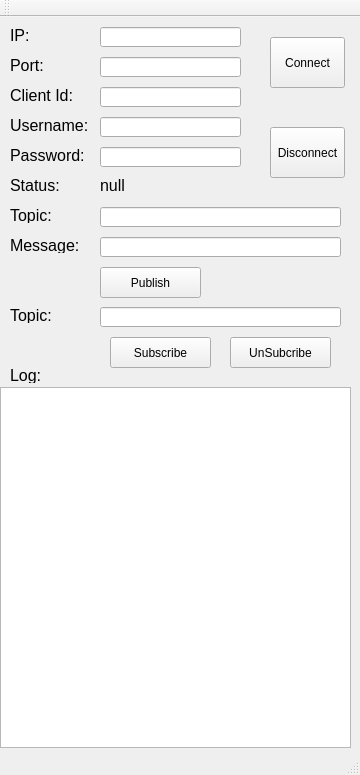
<?xml version="1.0" encoding="UTF-8"?>
<ui version="4.0">
 <class>MainWindow</class>
 <widget class="QMainWindow" name="MainWindow">
  <property name="geometry">
   <rect>
    <x>0</x>
    <y>0</y>
    <width>360</width>
    <height>775</height>
   </rect>
  </property>
  <property name="windowTitle">
   <string>MainWindow</string>
  </property>
  <widget class="QWidget" name="centralWidget">
   <widget class="QLabel" name="label">
    <property name="geometry">
     <rect>
      <x>10</x>
      <y>10</y>
      <width>91</width>
      <height>16</height>
     </rect>
    </property>
    <property name="font">
     <font>
      <pointsize>12</pointsize>
     </font>
    </property>
    <property name="text">
     <string>IP:</string>
    </property>
   </widget>
   <widget class="QLabel" name="label_2">
    <property name="geometry">
     <rect>
      <x>10</x>
      <y>40</y>
      <width>91</width>
      <height>16</height>
     </rect>
    </property>
    <property name="font">
     <font>
      <pointsize>12</pointsize>
     </font>
    </property>
    <property name="text">
     <string>Port:</string>
    </property>
   </widget>
   <widget class="QLabel" name="label_3">
    <property name="geometry">
     <rect>
      <x>10</x>
      <y>70</y>
      <width>91</width>
      <height>16</height>
     </rect>
    </property>
    <property name="font">
     <font>
      <pointsize>12</pointsize>
     </font>
    </property>
    <property name="text">
     <string>Client Id:</string>
    </property>
   </widget>
   <widget class="QLabel" name="label_4">
    <property name="geometry">
     <rect>
      <x>10</x>
      <y>100</y>
      <width>91</width>
      <height>16</height>
     </rect>
    </property>
    <property name="font">
     <font>
      <pointsize>12</pointsize>
     </font>
    </property>
    <property name="text">
     <string>Username:</string>
    </property>
   </widget>
   <widget class="QLabel" name="label_5">
    <property name="geometry">
     <rect>
      <x>10</x>
      <y>130</y>
      <width>91</width>
      <height>16</height>
     </rect>
    </property>
    <property name="font">
     <font>
      <pointsize>12</pointsize>
     </font>
    </property>
    <property name="text">
     <string>Password:</string>
    </property>
   </widget>
   <widget class="QLabel" name="label_6">
    <property name="geometry">
     <rect>
      <x>10</x>
      <y>160</y>
      <width>91</width>
      <height>16</height>
     </rect>
    </property>
    <property name="font">
     <font>
      <pointsize>12</pointsize>
     </font>
    </property>
    <property name="text">
     <string>Status:</string>
    </property>
   </widget>
   <widget class="QLineEdit" name="lineEdit_ip">
    <property name="geometry">
     <rect>
      <x>100</x>
      <y>10</y>
      <width>141</width>
      <height>20</height>
     </rect>
    </property>
   </widget>
   <widget class="QLineEdit" name="lineEdit_port">
    <property name="geometry">
     <rect>
      <x>100</x>
      <y>40</y>
      <width>141</width>
      <height>20</height>
     </rect>
    </property>
   </widget>
   <widget class="QLineEdit" name="lineEdit_clientid">
    <property name="geometry">
     <rect>
      <x>100</x>
      <y>70</y>
      <width>141</width>
      <height>20</height>
     </rect>
    </property>
   </widget>
   <widget class="QLineEdit" name="lineEdit_username">
    <property name="geometry">
     <rect>
      <x>100</x>
      <y>100</y>
      <width>141</width>
      <height>20</height>
     </rect>
    </property>
   </widget>
   <widget class="QLineEdit" name="lineEdit_password">
    <property name="geometry">
     <rect>
      <x>100</x>
      <y>130</y>
      <width>141</width>
      <height>20</height>
     </rect>
    </property>
   </widget>
   <widget class="QLabel" name="label_status">
    <property name="geometry">
     <rect>
      <x>100</x>
      <y>160</y>
      <width>91</width>
      <height>16</height>
     </rect>
    </property>
    <property name="font">
     <font>
      <pointsize>12</pointsize>
     </font>
    </property>
    <property name="text">
     <string>null</string>
    </property>
   </widget>
   <widget class="QPushButton" name="button_connect">
    <property name="geometry">
     <rect>
      <x>270</x>
      <y>20</y>
      <width>75</width>
      <height>51</height>
     </rect>
    </property>
    <property name="text">
     <string>Connect</string>
    </property>
   </widget>
   <widget class="QPushButton" name="button_disconnect">
    <property name="geometry">
     <rect>
      <x>270</x>
      <y>110</y>
      <width>75</width>
      <height>51</height>
     </rect>
    </property>
    <property name="text">
     <string>Disconnect</string>
    </property>
   </widget>
   <widget class="QLabel" name="label_7">
    <property name="geometry">
     <rect>
      <x>10</x>
      <y>190</y>
      <width>91</width>
      <height>16</height>
     </rect>
    </property>
    <property name="font">
     <font>
      <pointsize>12</pointsize>
     </font>
    </property>
    <property name="text">
     <string>Topic:</string>
    </property>
   </widget>
   <widget class="QLineEdit" name="lineEdit_pub_topic">
    <property name="geometry">
     <rect>
      <x>100</x>
      <y>190</y>
      <width>241</width>
      <height>20</height>
     </rect>
    </property>
   </widget>
   <widget class="QLabel" name="label_8">
    <property name="geometry">
     <rect>
      <x>10</x>
      <y>220</y>
      <width>91</width>
      <height>16</height>
     </rect>
    </property>
    <property name="font">
     <font>
      <pointsize>12</pointsize>
     </font>
    </property>
    <property name="text">
     <string>Message:</string>
    </property>
   </widget>
   <widget class="QLineEdit" name="lineEdit_pub_message">
    <property name="geometry">
     <rect>
      <x>100</x>
      <y>220</y>
      <width>241</width>
      <height>20</height>
     </rect>
    </property>
   </widget>
   <widget class="QPushButton" name="button_publish">
    <property name="geometry">
     <rect>
      <x>100</x>
      <y>250</y>
      <width>101</width>
      <height>31</height>
     </rect>
    </property>
    <property name="text">
     <string>Publish</string>
    </property>
   </widget>
   <widget class="QLineEdit" name="lineEdit_sub_topic">
    <property name="geometry">
     <rect>
      <x>100</x>
      <y>290</y>
      <width>241</width>
      <height>20</height>
     </rect>
    </property>
   </widget>
   <widget class="QLabel" name="label_9">
    <property name="geometry">
     <rect>
      <x>10</x>
      <y>290</y>
      <width>91</width>
      <height>16</height>
     </rect>
    </property>
    <property name="font">
     <font>
      <pointsize>12</pointsize>
     </font>
    </property>
    <property name="text">
     <string>Topic:</string>
    </property>
   </widget>
   <widget class="QPushButton" name="button_subscribe">
    <property name="geometry">
     <rect>
      <x>110</x>
      <y>320</y>
      <width>101</width>
      <height>31</height>
     </rect>
    </property>
    <property name="text">
     <string>Subscribe</string>
    </property>
   </widget>
   <widget class="QPushButton" name="button_unsubscribe">
    <property name="geometry">
     <rect>
      <x>230</x>
      <y>320</y>
      <width>101</width>
      <height>31</height>
     </rect>
    </property>
    <property name="text">
     <string>UnSubcribe</string>
    </property>
   </widget>
   <widget class="QLabel" name="label_10">
    <property name="geometry">
     <rect>
      <x>10</x>
      <y>350</y>
      <width>91</width>
      <height>16</height>
     </rect>
    </property>
    <property name="font">
     <font>
      <pointsize>12</pointsize>
     </font>
    </property>
    <property name="text">
     <string>Log:</string>
    </property>
   </widget>
   <widget class="QTextEdit" name="textEdit_log">
    <property name="geometry">
     <rect>
      <x>0</x>
      <y>370</y>
      <width>351</width>
      <height>361</height>
     </rect>
    </property>
   </widget>
  </widget>
  <widget class="QMenuBar" name="menuBar">
   <property name="geometry">
    <rect>
     <x>0</x>
     <y>0</y>
     <width>360</width>
     <height>23</height>
    </rect>
   </property>
  </widget>
  <widget class="QToolBar" name="mainToolBar">
   <attribute name="toolBarArea">
    <enum>TopToolBarArea</enum>
   </attribute>
   <attribute name="toolBarBreak">
    <bool>false</bool>
   </attribute>
  </widget>
  <widget class="QStatusBar" name="statusBar"/>
 </widget>
 <layoutdefault spacing="6" margin="11"/>
 <resources/>
 <connections/>
</ui>
